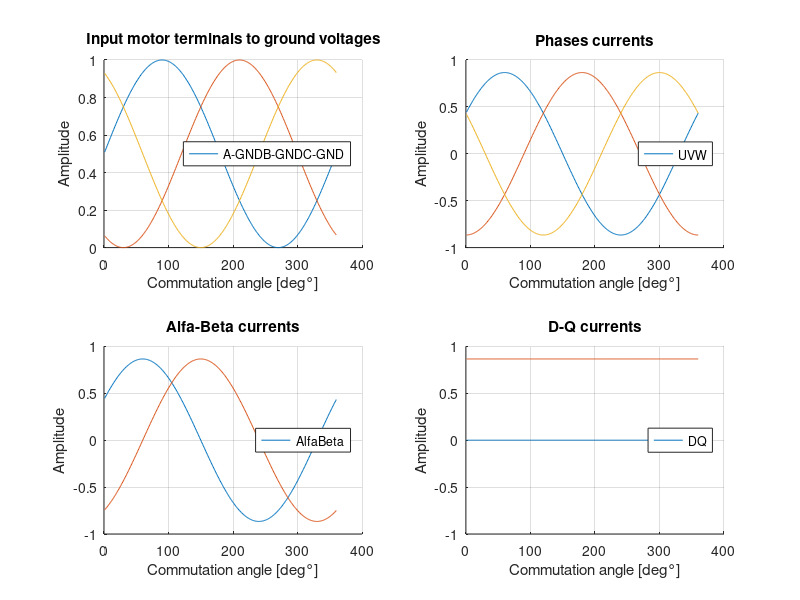

This chart was generated by the following MATLAB code: (Note: this script raises an error after producing the figure.)
close all;
clear all;

ang = 1:1:360;

%    _____ _____ _   _ _    _  _____ 
%   / ____|_   _| \ | | |  | |/ ____|
%  | (___   | | |  \| | |  | | (___  
%   \___ \  | | | . ` | |  | |\___ \ 
%   ____) |_| |_| |\  | |__| |____) |
%  |_____/|_____|_| \_|\____/|_____/ 
                                                                  
% PHASE TO GROUND VOLTAGES
sinA_GND = (sin(deg2rad(ang))+1)/2;
sinB_GND = (sin(deg2rad(ang-120))+1)/2;
sinC_GND = (sin(deg2rad(ang-240))+1)/2;

% PHASE VOLTAGES
sinAB = (sinA_GND-sinB_GND);
sinBC = (sinB_GND-sinC_GND);
sinCA = (sinC_GND-sinA_GND);

% ALFA BETA
sin_alfa = sinAB;
sin_beta = (sinBC - sinCA)/sqrt(3);

alfa = atan2(sin_beta,sin_alfa);
rho = sqrt(sin_alfa.^2+sin_beta.^2);

% D-Q

for i = 1:1:360
    tet = deg2rad(ang(i)+180+30); 
    % Phase voltages are shifted to inputs by 30 deg,
    % 180 is cause by signs in A-B calculations
    sin_D(i) = cos(tet)*sin_alfa(i) + sin(tet)*sin_beta(i);
    sin_Q(i) = -sin(tet)*sin_alfa(i) + cos(tet)*sin_beta(i);
end

figure(1);

subplot(2,2,1);
hold on;
plot(sinA_GND);
plot(sinB_GND);
plot(sinC_GND);
grid on;
legend(["A-GND","B-GND","C-GND"],'Location','east');
xlabel("Commutation angle [deg°]");
ylabel("Amplitude");
title("Input motor terminals to ground voltages");

subplot(2,2,2);
hold on;
plot(sinAB);
plot(sinBC);
plot(sinCA);
grid on;
legend(["U","V","W"],'Location','east');
xlabel("Commutation angle [deg°]");
ylabel("Amplitude");
title("Phases currents");

subplot(2,2,3);
hold on;
plot(sin_alfa);
plot(sin_beta);
grid on;
legend(["Alfa","Beta"],'Location','east');
ylim([-1,1]);
xlabel("Commutation angle [deg°]");
ylabel("Amplitude");
title("Alfa-Beta currents");

subplot(2,2,4);
hold on;
plot(sin_D);
plot(sin_Q);
grid on;
legend(["D","Q"],'Location','east');
ylim([-1,1]);
xlabel("Commutation angle [deg°]");
ylabel("Amplitude");
title("D-Q currents");

%left-upper corner
set(gcf, 'Position', [1.8000 885.8000 1444 760.8000]);
saveas(gcf,'svm_1','epsc');

figure(2);

polarplot(alfa,rho,'--');
hold on;
polarplot(alfa,rho,'o');
hold off;
title("Alfa-Beta current vectors");
rlim([0 1]);

saveas(gcf,'svm_2','epsc');

%   __  __  ____  _____         _____ _____ _   _ _    _  _____ 
%  |  \/  |/ __ \|  __ \       / ____|_   _| \ | | |  | |/ ____|
%  | \  / | |  | | |  | |_____| (___   | | |  \| | |  | | (___  
%  | |\/| | |  | | |  | |______\___ \  | | | . ` | |  | |\___ \ 
%  | |  | | |__| | |__| |      ____) |_| |_| |\  | |__| |____) |
%  |_|  |_|\____/|_____/      |_____/|_____|_| \_|\____/|_____/ 
                                                                                                                    
% PHASE TO GROUND VOLTAGES
sin_a = sin(deg2rad(ang));
sin_b = sin(deg2rad(ang-120));
sin_c = sin(deg2rad(ang-240));

for i = 1:1:360
    svm_max(i) = max([sin_a(i) sin_b(i) sin_c(i)]); 
end
svm_max = circshift(svm_max,+60);
for i = 1:1:360
    svmA_GND(i) = (sin_a(i) + svm_max(i))/sqrt(3);
    svmB_GND(i) = (sin_b(i) + svm_max(i))/sqrt(3);
    svmC_GND(i) = (sin_c(i) + svm_max(i))/sqrt(3);
end

% PHASE VOLTAGES
svmAB = (svmA_GND-svmB_GND);
svmBC = (svmB_GND-svmC_GND);
svmCA = (svmC_GND-svmA_GND);

% ALFA BETA
svm_alfa = svmAB;
svm_beta = (svmBC - svmCA)/sqrt(3);

alfa = atan2(svm_beta,svm_alfa);
rho = sqrt(svm_alfa.^2+svm_beta.^2);

% D-Q
for i = 1:1:360
    tet = deg2rad(ang(i)+180+30);
    svm_D(i) = cos(tet)*svm_alfa(i) + sin(tet)*svm_beta(i);
    svm_Q(i) = -sin(tet)*svm_alfa(i) + cos(tet)*svm_beta(i);
end

figure(3);

subplot(2,2,1);
hold on;
plot(svmA_GND);
plot(svmB_GND);
plot(svmC_GND);
plot(svm_max);
grid on;
legend(["A-GND","B-GND","C-GND"],'Location','east');
xlabel("Commutation angle [deg°]");
ylabel("Amplitude");
title("Input motor terminals to ground voltages");

subplot(2,2,2);
hold on;
plot(svmAB);
plot(svmBC);
plot(svmCA);
grid on;
legend(["U","V","W"],'Location','east');
xlabel("Commutation angle [deg°]");
ylabel("Amplitude");
title("Phases currents");

subplot(2,2,3);
hold on;
plot(svm_alfa);
plot(svm_beta);
grid on;
legend(["Alfa","Beta"],'Location','east');
ylim([-1,1]);
xlabel("Commutation angle [deg°]");
ylabel("Amplitude");
title("Alfa-Beta currents");

subplot(2,2,4);
hold on;
plot(svm_D);
plot(svm_Q);
grid on;
legend(["D","Q"],'Location','east');
ylim([-1,1]);
xlabel("Commutation angle [deg°]");
ylabel("Amplitude");
title("D-Q currents");

%left-bottom corner
set(gcf, 'Position', [1.8000 41.8000 1444 760.8000]);
saveas(gcf,'svm_3','epsc')

figure(4);

polarplot(alfa,rho,'--')
hold on;
polarplot(alfa,rho,'o')
hold off;
title("Alfa-Beta current vectors");
rlim([0 1]);

saveas(gcf,'svm_4','epsc')

%   _______ _____  _____      _____ _____ _   _ _    _  _____ 
%  |__   __|  __ \|_   _|    / ____|_   _| \ | | |  | |/ ____|
%     | |  | |__) | | |_____| (___   | | |  \| | |  | | (___  
%     | |  |  _  /  | |______\___ \  | | | . ` | |  | |\___ \ 
%     | |  | | \ \ _| |_     ____) |_| |_| |\  | |__| |____) |
%     |_|  |_|  \_\_____|   |_____/|_____|_| \_|\____/|_____/                                                     

stA_GND = (sin(deg2rad(ang)) - sawtooth(deg2rad(ang+90)*3,1/2)/4)/sqrt(3) + 0.5;
stB_GND = (sin(deg2rad(ang-120)) - sawtooth(deg2rad(ang+210)*3,1/2)/4)/sqrt(3) + 0.5;
stC_GND = (sin(deg2rad(ang-240)) - sawtooth(deg2rad(ang+330)*3,1/2)/4)/sqrt(3) + 0.5;
x = sawtooth(deg2rad(ang+90)*3,1/2)/4;

% PHASE VOLTAGES
stAB = (stA_GND-stB_GND);
stBC = (stB_GND-stC_GND);
stCA = (stC_GND-stA_GND);

% ALFA BETA
st_alfa = stAB;
st_beta = (stBC - stCA)/sqrt(3);

alfa = atan2(st_beta,st_alfa);
rho = sqrt(st_alfa.^2+st_beta.^2);

% D-Q

for i = 1:1:360
    tet = deg2rad(ang(i)+180+30);
    st_D(i) = cos(tet)*st_alfa(i) + sin(tet)*st_beta(i);
    st_Q(i) = -sin(tet)*st_alfa(i) + cos(tet)*st_beta(i);
end

figure(5);

subplot(2,2,1);
hold on;
plot(stA_GND);
plot(stB_GND);
plot(stC_GND);
plot(x+0.5);
legend(["A-GND","B-GND","C-GND","Mod"]);

subplot(2,2,2);
hold on;
plot(stAB);
plot(stBC);
plot(stCA);
legend(["A-B","B-C","C-A"]);
ylim([-1,1]);

subplot(2,2,3);
hold on;
plot(st_alfa);
plot(st_beta);
legend(["Alfa","Beta"]);
ylim([-1,1]);

subplot(2,2,4);
hold on;
plot(st_D);
plot(st_Q);
legend(["D","Q"]);
ylim([-1.1,1.1]);

%right-upper corner
set(gcf, 'Position', [1.4474e+03 41.8000 1.4448e+03 760.8000]);
saveas(gcf,'svm_5','epsc')

figure(6);

polarplot(alfa,rho,'--')
hold on;
polarplot(alfa,rho,'.')
hold off;
title("Alfa-Beta current vectors");

saveas(gcf,'svm_6','epsc')
